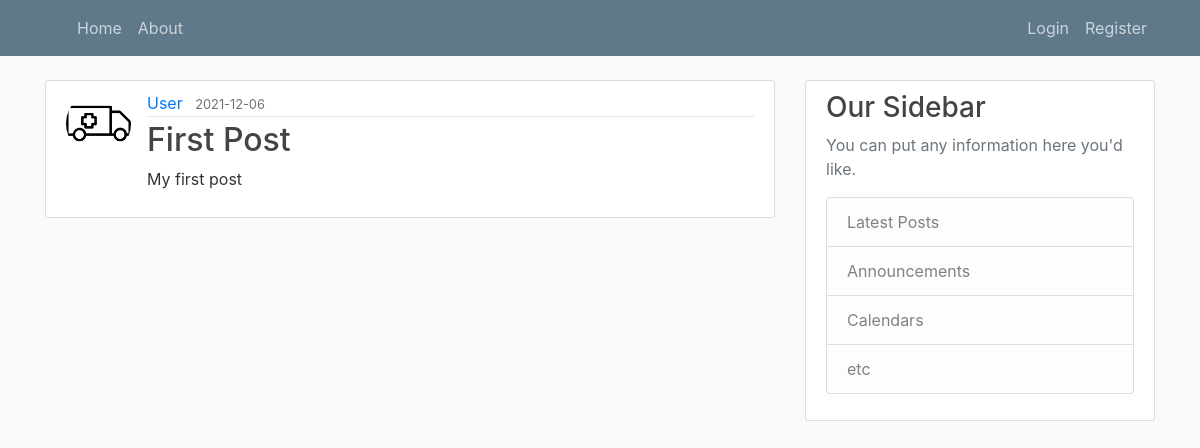
/post/1, run on an earlier commit of the app's database.
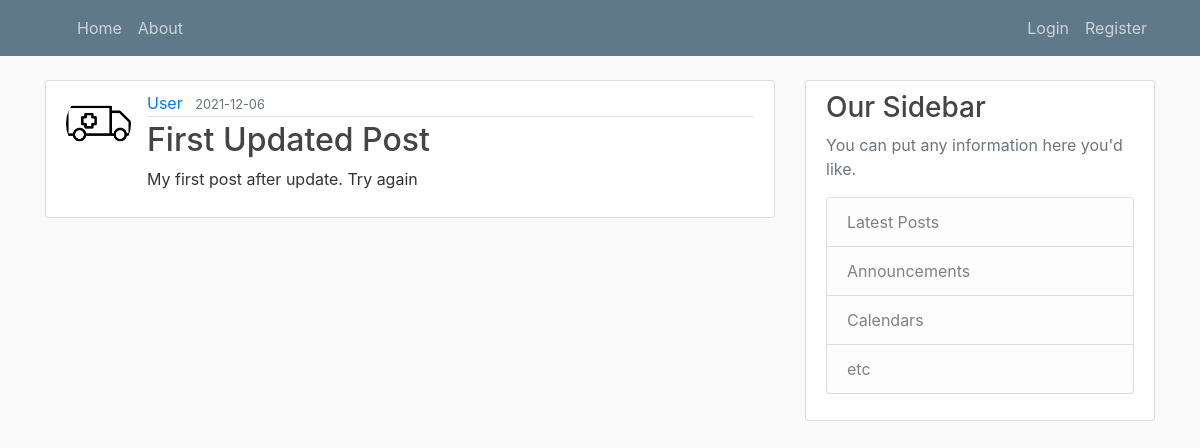
And on a later commit of the database.
### blog/models.py (models this page shows, shortened)
class Post(db.Model):
    id = db.Column(db.Integer, primary_key=True)
    title = db.Column(db.String(120), nullable=False)
    content = db.Column(db.Text, nullable=False)
    date_posted = db.Column(db.DateTime, default=datetime.utcnow)
    user_id = db.Column(db.Integer, db.ForeignKey('user.id'), nullable=False)

### blog/routes.py (the view)
@app.route('/post/<int:post_id>')
def particular_post(post_id):
    post = Post.query.get_or_404(post_id)
    return render_template('post.html', title=post.title, post=post)

### blog/Templates/post.html (shortened to what this page needs)
{% extends "layout.html" %}
{% block content %}
    <article class="media content-section">
      <img class="rounded-circle article-img" src="{{url_for('static', filename='profile_pics/' + post.author.image_file)}}">
      <div class="media-body">
        <div class="article-metadata">
          <a class="mr-2" href="#">{{ post.author.username }}</a>
          <small class="text-muted">{{ post.date_posted.strftime("%Y-%m-%d") }}</small>
        </div>
        <h2 class="article-title"> {{ post.title }}</h2>
        <p class="article-content">{{ post.content }}</p>
      </div>
    </article>
{% endblock content %}

What changed in the data, as far as the page shows it:
changed Post: title "First Post" → "First Updated Post"; content "My first post" → "My first post after update. Try again"
